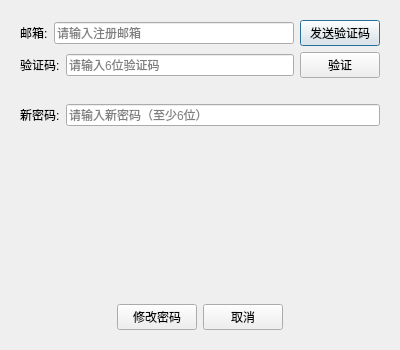
<?xml version="1.0" encoding="UTF-8"?>
<ui version="4.0">
 <class>ForgotPasswordDialog</class>
 <widget class="QDialog" name="ForgotPasswordDialog">
  <property name="geometry">
   <rect>
    <x>0</x>
    <y>0</y>
    <width>400</width>
    <height>350</height>
   </rect>
  </property>
  <property name="windowTitle">
   <string>忘记密码</string>
  </property>
  <layout class="QVBoxLayout" name="verticalLayout">
   <property name="leftMargin">
    <number>20</number>
   </property>
   <property name="topMargin">
    <number>20</number>
   </property>
   <property name="rightMargin">
    <number>20</number>
   </property>
   <property name="bottomMargin">
    <number>20</number>
   </property>
   <item>
    <layout class="QHBoxLayout" name="horizontalLayout">
     <item>
      <widget class="QLabel" name="label">
       <property name="text">
        <string>邮箱:</string>
       </property>
      </widget>
     </item>
     <item>
      <widget class="QLineEdit" name="txtEmail">
       <property name="placeholderText">
        <string>请输入注册邮箱</string>
       </property>
      </widget>
     </item>
     <item>
      <widget class="QPushButton" name="btnSendCode">
       <property name="text">
        <string>发送验证码</string>
       </property>
      </widget>
     </item>
    </layout>
   </item>
   <item>
    <layout class="QHBoxLayout" name="horizontalLayout_2">
     <item>
      <widget class="QLabel" name="label_2">
       <property name="text">
        <string>验证码:</string>
       </property>
      </widget>
     </item>
     <item>
      <widget class="QLineEdit" name="txtCode">
       <property name="placeholderText">
        <string>请输入6位验证码</string>
       </property>
      </widget>
     </item>
     <item>
      <widget class="QPushButton" name="btnVerify">
       <property name="text">
        <string>验证</string>
       </property>
      </widget>
     </item>
    </layout>
   </item>
   <item>
    <widget class="QLabel" name="lblCodeExpiry">
     <property name="text">
      <string></string>
     </property>
     <property name="alignment">
      <set>Qt::AlignCenter</set>
     </property>
    </widget>
   </item>
   <item>
    <layout class="QHBoxLayout" name="horizontalLayout_3">
     <item>
      <widget class="QLabel" name="label_3">
       <property name="text">
        <string>新密码:</string>
       </property>
      </widget>
     </item>
     <item>
      <widget class="QLineEdit" name="txtNewPassword">
       <property name="placeholderText">
        <string>请输入新密码（至少6位）</string>
       </property>
       <property name="echoMode">
        <enum>QLineEdit::Password</enum>
       </property>
      </widget>
     </item>
    </layout>
   </item>
   <item>
    <spacer name="verticalSpacer">
     <property name="orientation">
      <enum>Qt::Vertical</enum>
     </property>
     <property name="sizeHint" stdset="0">
      <size>
       <width>20</width>
       <height>40</height>
      </size>
     </property>
    </spacer>
   </item>
   <item>
    <layout class="QHBoxLayout" name="horizontalLayout_4">
     <item>
      <spacer name="horizontalSpacer">
       <property name="orientation">
        <enum>Qt::Horizontal</enum>
       </property>
       <property name="sizeHint" stdset="0">
        <size>
         <width>40</width>
         <height>20</height>
        </size>
       </property>
      </spacer>
     </item>
     <item>
      <widget class="QPushButton" name="btnChangePassword">
       <property name="text">
        <string>修改密码</string>
       </property>
      </widget>
     </item>
     <item>
      <widget class="QPushButton" name="btnCancel">
       <property name="text">
        <string>取消</string>
       </property>
      </widget>
     </item>
     <item>
      <spacer name="horizontalSpacer_2">
       <property name="orientation">
        <enum>Qt::Horizontal</enum>
       </property>
       <property name="sizeHint" stdset="0">
        <size>
         <width>40</width>
         <height>20</height>
        </size>
       </property>
      </spacer>
     </item>
    </layout>
   </item>
  </layout>
 </widget>
 <resources/>
 <connections/>
</ui>
